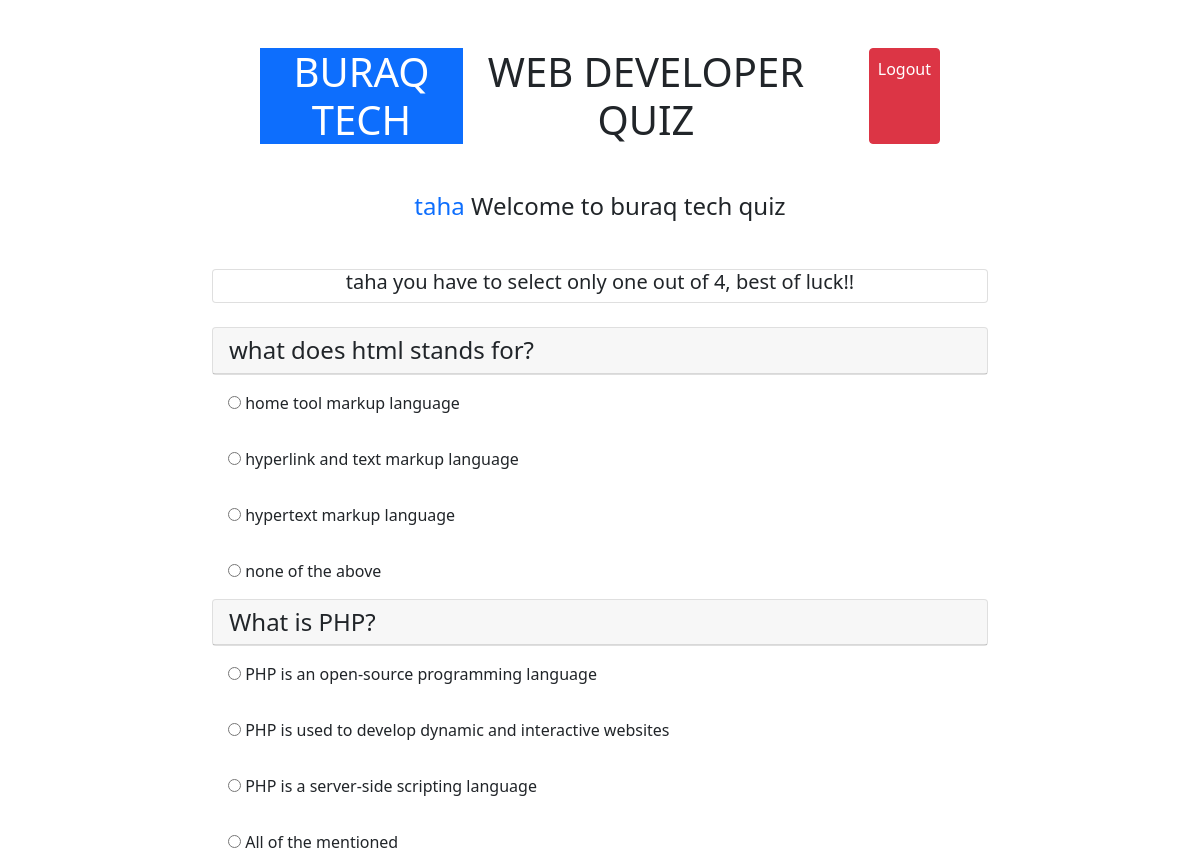
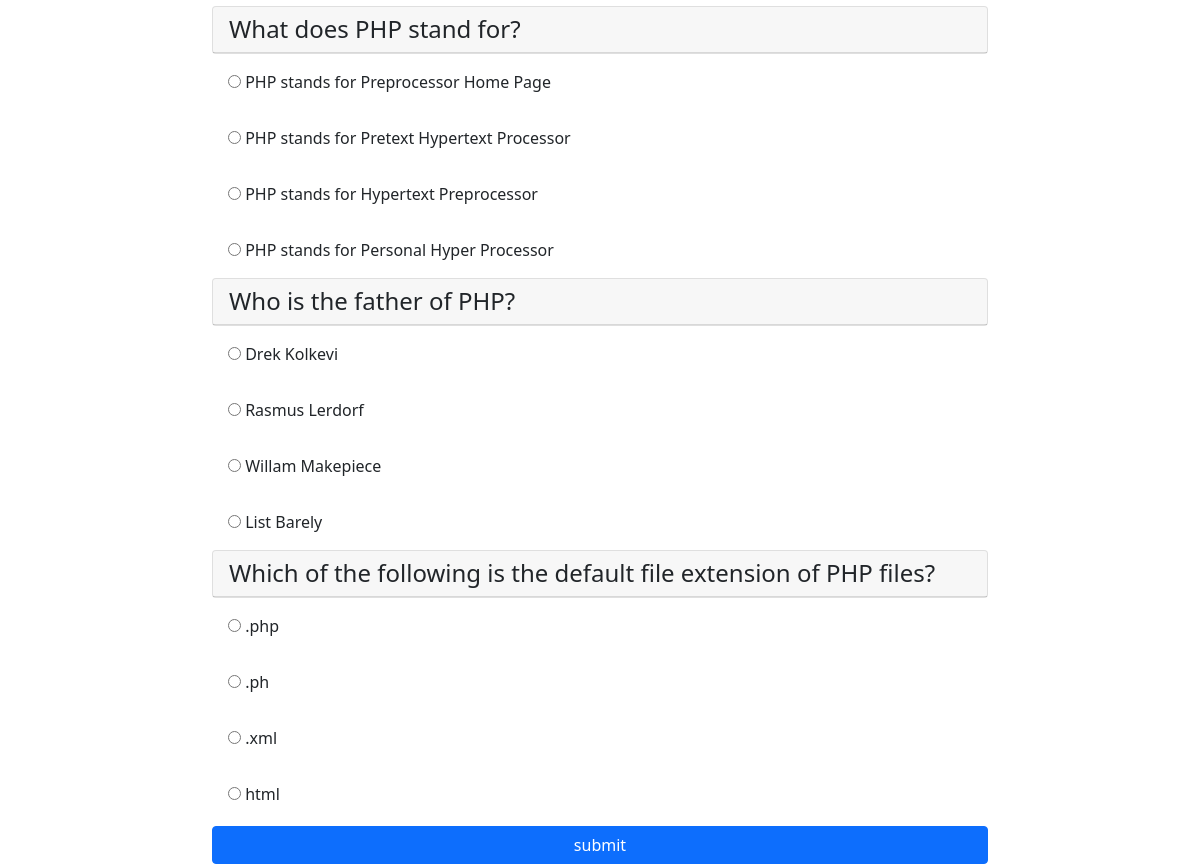
Before: /index.php (signed in) with the older database file (2 pictures, top to bottom).
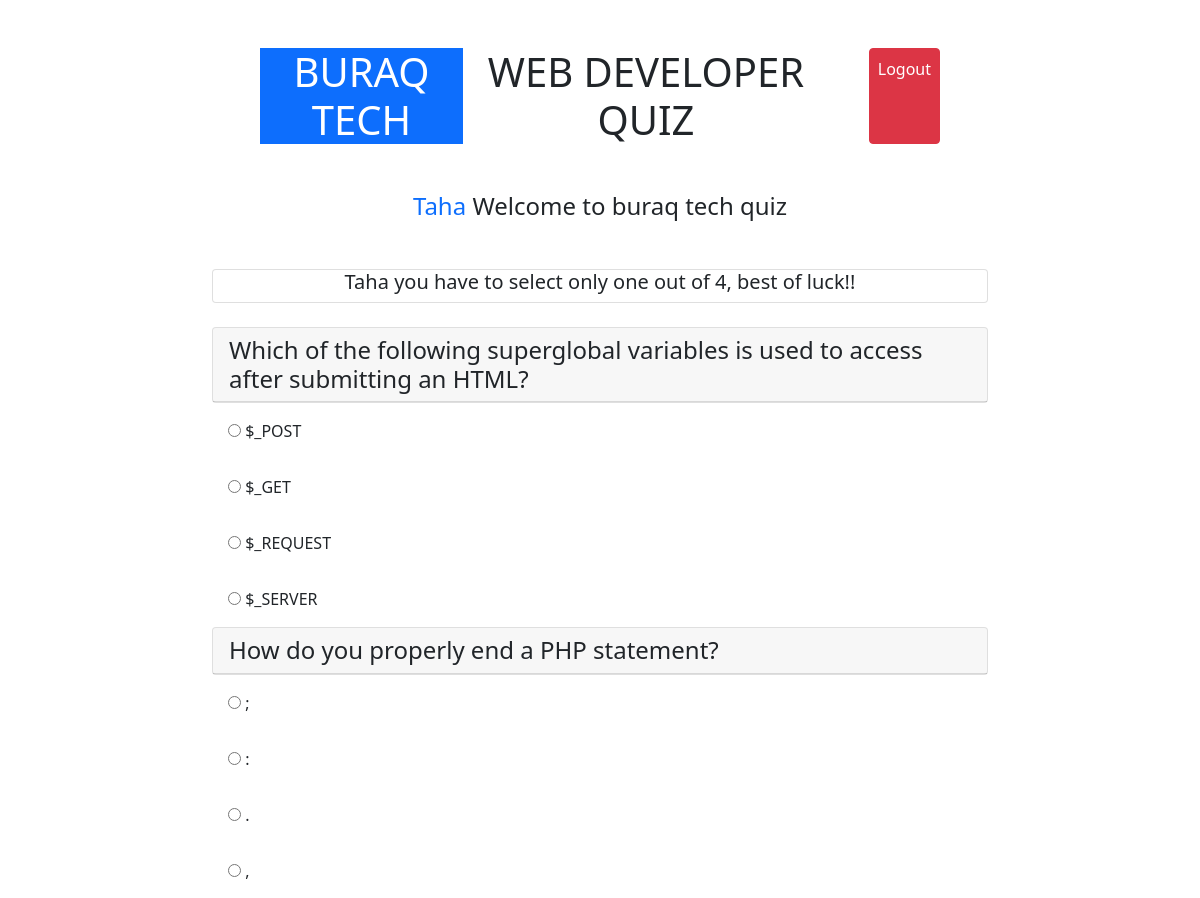
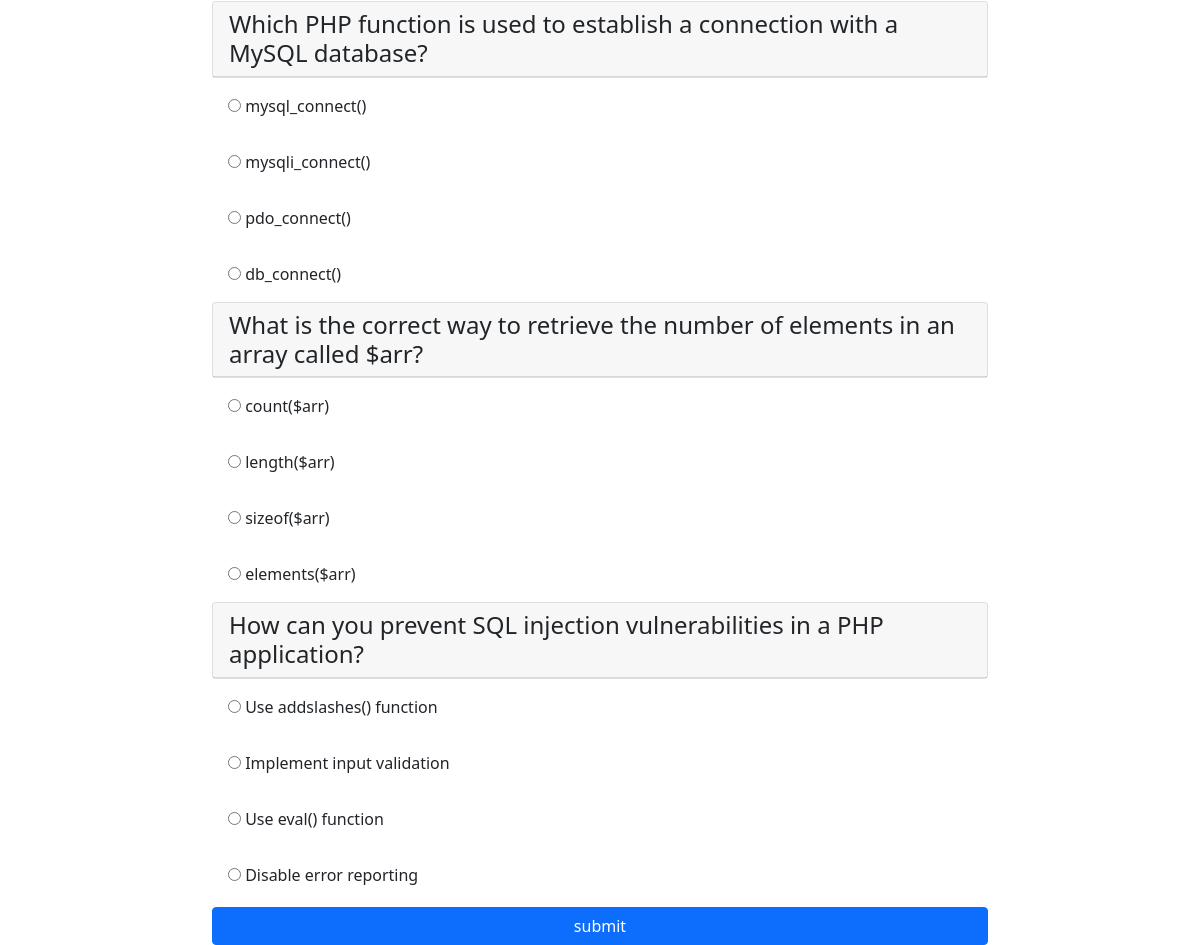
After: the same page with the newer database file (2 pictures, top to bottom).
### tables this page shows
CREATE TABLE `questions` (
  `qid` int(250) NOT NULL,
  `question` varchar(250) NOT NULL,
  `ans_id` int(250) NOT NULL
);

CREATE TABLE `answers` (
  `aid` int(250) NOT NULL,
  `qno` int(11) NOT NULL,
  `answer` varchar(250) NOT NULL,
  `ans_id` int(250) NOT NULL
);

### connect.php (called while the page is built, shortened)
<?php
class connect{
    public $con;
    public function __construct(){
        $this->con=mysqli_connect("localhost", "root" ,"" ,"qiuz");
          }
          public function dataquery($query){
          return  $this->con->query($query);
    }
}
$obj = new connect;
?>

### index.php (the view, shortened to what this page needs)
<?php
      include("connect.php");
    if(isset($_SESSION["name"])){
?>
<!DOCTYPE html>
<html lang="en">
<head>
    <link rel="stylesheet" href="https://cdnjs.cloudflare.com/ajax/libs/font-awesome/6.4.0/css/all.min.css" />
    <link href="https://cdn.jsdelivr.net/npm/bootstrap@5.0.2/dist/css/bootstrap.min.css" rel="stylesheet">
</head>
<body>
    <div class="container col-lg-8 m-auto d-block">
        <h1 class="text-center m-5 d-flex"> <span class="text-white bg-primary me-2">BURAQ TECH </span> WEB DEVELOPER QUIZ <a type="submit" class="btn btn-danger ms-5 p-2" href="logout.php">Logout</a></h1>
        <h4 class="text-center"><span class="text-primary"><?php echo $_SESSION["name"];?></span> Welcome to buraq tech quiz</h5>
        <div class="card mt-5">
            <h5 class="text-center"> <?php echo $_SESSION["name"];?> you have to select only one out of 4, best of luck!!</h3>
       </div>
       <br>
<form action="check.php" method="post">
       <?php
for($i=1; $i<6; $i++){
$q = "select * from questions where qid='$i'";
$query = $obj->dataquery($q);
while($row = mysqli_fetch_assoc($query)){
       ?>
<div class="card">
    <h4 class="card-header"><?php echo $row["question"]; ?></h4>
</div>
<?php }?>
<?php
$q= "select *from answers where ans_id ='$i'";
$query = $obj->dataquery($q);
while($rows = mysqli_fetch_assoc($query)){
    ?>
<div class="card-body">
<input type="radio" name="quizcheck[<?php echo $rows["ans_id"]?>]" value="<?php echo $rows["aid"];?>">
<?php echo $rows["answer"] ?>
</div>
<?php
} }
?>
<input type="submit" name="submit" value="submit" class="btn btn-primary w-100 mt-1">
</form>
    </div>
</body>
</html>
<?php
}else{
header("Location:login.php");
}
?>

Changed rows visible on the page:
changed questions: question "what does html stands for?" → "Which of the following superglobal variables is used to access after submitting an HTML?"
changed answers: answer "home tool markup language" → "$_POST"
changed answers: answer "hyperlink and text markup language" → "$_GET"
changed answers: answer "hypertext markup language" → "$_REQUEST"
changed answers: answer "none of the above" → "$_SERVER"
changed questions: question "What is PHP?" → "How do you properly end a PHP statement?"
changed answers (number 5 of 20 on the later page): answer "PHP is an open-source programming language" → ";"
changed answers (number 6 of 20 on the later page): answer "PHP is used to develop dynamic and interactive websites" → ":"
changed answers (number 7 of 20 on the later page): answer "PHP is a server-side scripting language" → "."
changed answers (number 8 of 20 on the later page): answer "All of the mentioned" → ","
changed questions: question "What does PHP stand for?" → "Which PHP function is used to establish a connection with a MySQL database?"
changed answers: answer "PHP stands for Preprocessor Home Page" → "mysql_connect()"
changed answers: answer "PHP stands for Pretext Hypertext Processor" → "mysqli_connect()"
changed answers: answer "PHP stands for Hypertext Preprocessor" → "pdo_connect()"
changed answers: answer "PHP stands for Personal Hyper Processor" → "db_connect()"
changed questions: question "Who is the father of PHP?" → "What is the correct way to retrieve the number of elements in an array called $arr?"
changed answers: answer "Drek Kolkevi" → "count($arr)"
changed answers: answer "Rasmus Lerdorf" → "length($arr)"
changed answers: answer "Willam Makepiece" → "sizeof($arr)"
changed answers: answer "List Barely" → "elements($arr)"
changed questions: question "Which of the following is the default file extension of PHP files?" → "How can you prevent SQL injection vulnerabilities in a PHP application?"
changed answers: answer ".php" → "Use addslashes() function"
changed answers: answer ".ph" → "Implement input validation"
changed answers: answer ".xml" → "Use eval() function"
changed answers: answer "html" → "Disable error reporting"
Other visible differences:
$_SESSION["name"]: "taha" → "Taha"
